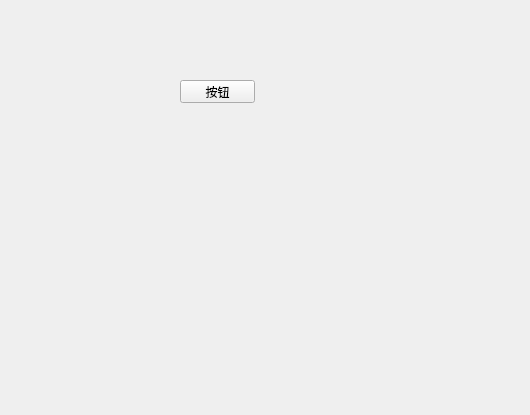
<?xml version="1.0" encoding="UTF-8"?>
<ui version="4.0">
 <class>MyWidget</class>
 <widget class="QWidget" name="MyWidget">
  <property name="geometry">
   <rect>
    <x>0</x>
    <y>0</y>
    <width>530</width>
    <height>415</height>
   </rect>
  </property>
  <property name="windowTitle">
   <string>黑马窗口标题</string>
  </property>
  <widget class="QPushButton" name="btn_send">
   <property name="geometry">
    <rect>
     <x>180</x>
     <y>80</y>
     <width>75</width>
     <height>23</height>
    </rect>
   </property>
   <property name="text">
    <string>按钮</string>
   </property>
   <property name="checkable">
    <bool>true</bool>
   </property>
  </widget>
 </widget>
 <resources/>
 <connections/>
</ui>
